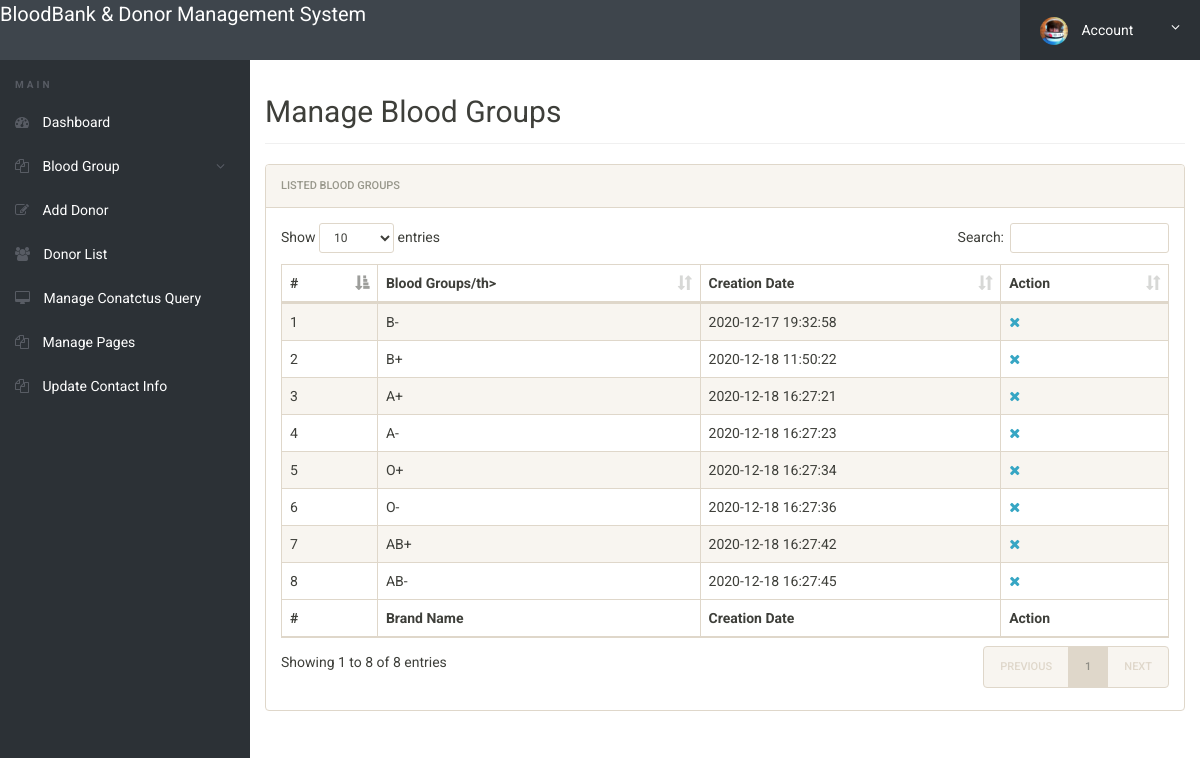
/admin/manage-bloodgroup.php (signed in), run on the app's committed database.
### tables this page shows
CREATE TABLE `tblbloodgroup` (
  `id` int(11) NOT NULL,
  `BloodGroup` varchar(20) DEFAULT NULL,
  `PostingDate` timestamp NOT NULL DEFAULT current_timestamp()
);

### admin/manage-bloodgroup.php (the view, shortened to what this page needs)
<?php
include('includes/config.php');
if(strlen($_SESSION['alogin'])==0)
	{
header('location:index.php');
}
else{
 ?>
<!doctype html>
<html lang="en" class="no-js">
<head>
	<link rel="stylesheet" href="css/font-awesome.min.css">
	<link rel="stylesheet" href="css/bootstrap.min.css">
	<link rel="stylesheet" href="css/dataTables.bootstrap.min.css">
	<link rel="stylesheet" href="css/bootstrap-social.css">
	<link rel="stylesheet" href="css/bootstrap-select.css">
	<link rel="stylesheet" href="css/fileinput.min.css">
	<link rel="stylesheet" href="css/awesome-bootstrap-checkbox.css">
	<link rel="stylesheet" href="css/style.css">
</head>
<body>
	<?php include('includes/header.php');?>
	<div class="ts-main-content">
		<?php include('includes/leftbar.php');?>
		<div class="content-wrapper">
			<div class="container-fluid">
				<div class="row">
					<div class="col-md-12">
						<h2 class="page-title">Manage Blood Groups</h2>
						<div class="panel panel-default">
							<div class="panel-heading">Listed  Blood Groups</div>
							<div class="panel-body">
								<table id="zctb" class="display table table-striped table-bordered table-hover" cellspacing="0" width="100%">
									<thead>
										<tr>
										<th>#</th>
												<th>Blood Groups/th>
											<th>Creation Date</th>
											<th>Action</th>
										</tr>
									</thead>
									<tfoot>
										<tr>
										<th>#</th>
											<th>Brand Name</th>
											<th>Creation Date</th><th>Action</th>
										</tr>
									</tfoot>
									<tbody>
<?php $sql = "SELECT * from  tblbloodgroup ";
$query = $dbh -> prepare($sql);
$query->execute();
$results=$query->fetchAll(PDO::FETCH_OBJ);
$cnt=1;
if($query->rowCount() > 0)
{
foreach($results as $result)
{				?>
										<tr>
											<td><?php echo htmlentities($cnt);?></td>
											<td><?php echo htmlentities($result->BloodGroup);?></td>
											<td><?php echo htmlentities($result->PostingDate);?></td>
<td>
<a href="manage-bloodgroup.php?del=<?php echo $result->id;?>" onclick="return confirm('Do you want to delete');"><i class="fa fa-close"></i></a></td>
										</tr>
										<?php $cnt=$cnt+1; }} ?>
									</tbody>
								</table>
							</div>
						</div>
					</div>
				</div>
			</div>
		</div>
	</div>
</body>
</html>
<?php } ?>

### admin/css/style.css (style rules this page uses)
html { font-size: 14px; }
@media only screen and (min-width: 480px) { html { font-size: 17px; } }
@media only screen and (min-width: 768px) { html { font-size: 14px; } }
body { font-size: 1em; }
a { color: #37a6c4; }
.panel { overflow: hidden; }
.page-title { padding-bottom: 15px; margin-bottom: 20px; border-bottom: 1px solid #f0f0f0; }
.ts-main-content .content-wrapper { padding-top: 15px; margin-top: 60px; }
@media only screen and (min-width: 992px) { .ts-main-content .content-wrapper { margin-left: 250px; } }

### data on the page
tblbloodgroup: BloodGroup "B-", PostingDate "2020-12-17 19:32:58"
tblbloodgroup: BloodGroup "B+", PostingDate "2020-12-18 11:50:22"
tblbloodgroup: BloodGroup "A+", PostingDate "2020-12-18 16:27:21"
tblbloodgroup: BloodGroup "A-", PostingDate "2020-12-18 16:27:23"
tblbloodgroup: BloodGroup "O+", PostingDate "2020-12-18 16:27:34"
tblbloodgroup: BloodGroup "O-", PostingDate "2020-12-18 16:27:36"
tblbloodgroup: BloodGroup "AB+", PostingDate "2020-12-18 16:27:42"
tblbloodgroup: BloodGroup "AB-", PostingDate "2020-12-18 16:27:45"
